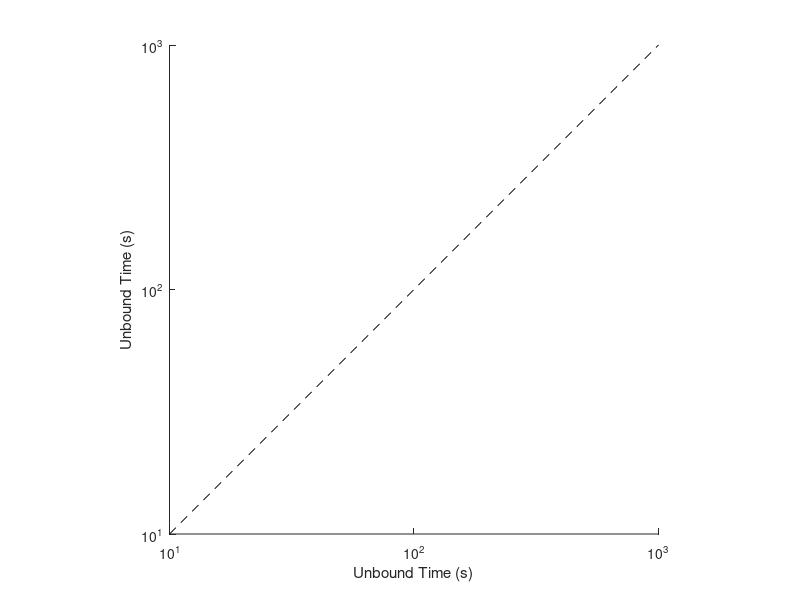

Source code (MATLAB): (Note: this script raises an error after producing the figure.)
figurePath = '/Users/work/Documents/Research/White_2023/figures-raw/figure05/';


%% Average unbound time (data collected at one concentration
names = {'-1C', '+1C', '+2C', '6p-Exon', '6bp-Intron', 'SMN2', 'FOXM1', 'HTT*', '-1A (1 nM)'}


unbound_u1c  =[677.4	226
170.6	40.9
379.6	145.9
144.9	38.8
205.1	51.9
256.4576	38.1368
167	32.7621
103.58	24.78
513.5205 266.4315]

h = figure; hold on 

markers = {'o', 's', 'd', 'o', 's', 'd', '^', 'v', 'o'};
colors = [
    [0 0.4470 0.7410];
    [0.8500 0.3250 0.0980];
    [0.4660 0.6740 0.1880];
    [0.6350 0.0780 0.1840];
    [0.4940 0.1840 0.5560];
    [0 0.4470 0.7410];
    [0.4940 0.1840 0.5560];
    [0.4660 0.6740 0.1880];
    [0,0,0];
    
    ];
min_c = min(unbound_u1c(:));
max_c = max(unbound_u1c(:));
for i = 1:length(unbound_u1c)
    if i > 5
        scatter(unbound_u1c(i,1), unbound_u1c(i,2), 30, markers{i}, 'MarkerEdgeColor', colors(i,:))
    else
         scatter(unbound_u1c(i,1), unbound_u1c(i,2), 30, markers{i}, 'filled', 'MarkerFaceColor', colors(i,:), 'MarkerEdgeColor', colors(i,:))
    end
end
plot([1e1, 1e3], [1e1, 1e3], '--k')
xlim([1e1, 1e3]);
ylim([1e1, 1e3]);
xticks([1e1, 1e2, 1e3])
yticks([1e1, 1e2, 1e3])
set(gca,'xscale', 'log')
set(gca,'yscale', 'log')
xlabel('Unbound Time (s)')
ylabel('Unbound Time (s)')
pbaspect([1,1,1])
publishFigure(h,...
    'figureName', [figurePath, 'unbound_U1C_effect'],...
    'fontSize', 7,...
    'legendFontSize', 6,...
    'tickLength', 0.03,...
    'legendTokenSize', [10,6],...
    'figureSize', [2, 1.75]);


%%
bound_u1c  = [50.1	325.8
3	5.8
86	171
6.1	8.8
3.6	105.8
5.4925	23.1289
2.0697	16.0338
3.3511	14.4621
65.2881 309.7892];

h = figure; hold on
min_c = min(bound_u1c(:));
max_c = max(bound_u1c(:));
for i = 1:length(bound_u1c)
     if i > 5
        scatter(bound_u1c(i,1), bound_u1c(i,2), 30, markers{i}, 'MarkerEdgeColor', colors(i,:))
    else
         scatter(bound_u1c(i,1), bound_u1c(i,2), 30, markers{i}, 'filled', 'MarkerFaceColor', colors(i,:), 'MarkerEdgeColor', colors(i,:))
    end
end
plot([1e0, 1e3], [1e0, 1e3], '--k')
%xlim([min_c, max_c]);
%ylim([min_c, max_c]);
%xlim([1e-4, 1e-1])
%ylim([1e-4, 1e-1])
set(gca,'xscale', 'log')
set(gca,'yscale', 'log')
xlim([1e0, 1e3]);
ylim([1e0, 1e3]);
xticks([1e0, 1e1, 1e2, 1e3])
yticks([1e0, 1e1, 1e2, 1e3])
xlabel('Bound Time (s)')
ylabel('Bound Time (s)')
pbaspect([1,1,1])
publishFigure(h,...
    'figureName', [figurePath, 'bound_U1C_effect'],...
    'fontSize', 7,...
    'legendFontSize', 6,...
    'tickLength', 0.03,...
    'legendTokenSize', [10,6],...
    'figureSize', [2, 1.75]);

legend(names)

%xlabel('{\rangle \langle}')
publishFigure(h,...
    'figureName', [figurePath, 'koff_U1C_effect_legend'],...
     'fontName', 'Helvetica',...
    'fontSize', 7,...
    'legendFontSize', 6,...
    'tickLength', 0.03,...
    'legendTokenSize', [10,6],...
    'figureSize', [2, 1.75]);


%%
figure;
scatter(unbound_u1c(:,2)./unbound_u1c(:,1), bound_u1c(:,2)./bound_u1c(:,1))

%% 
[mdl, RMSE, R2] = linearRegression(unbound_u1c(:,2), unbound_u1c(:,1))
plotLinearRegression(mdl, unbound_u1c(:,2), unbound_u1c(:,1))

%%
